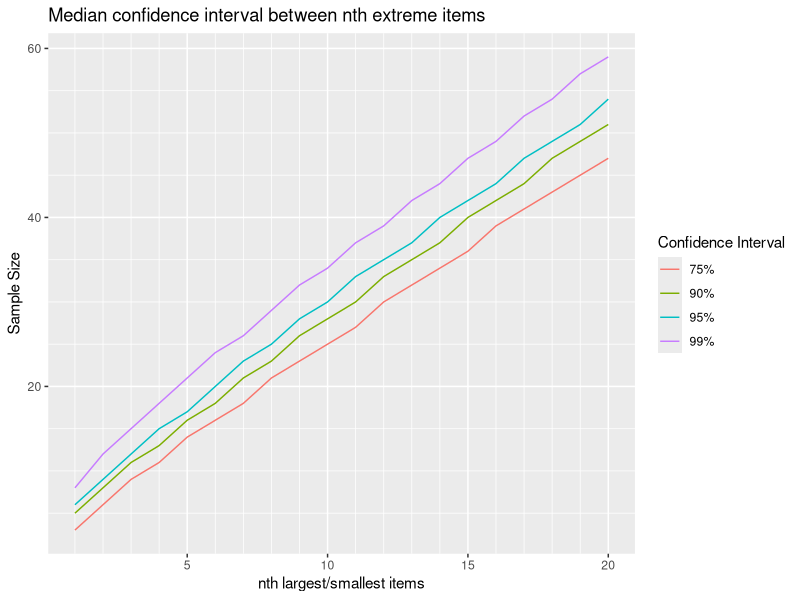
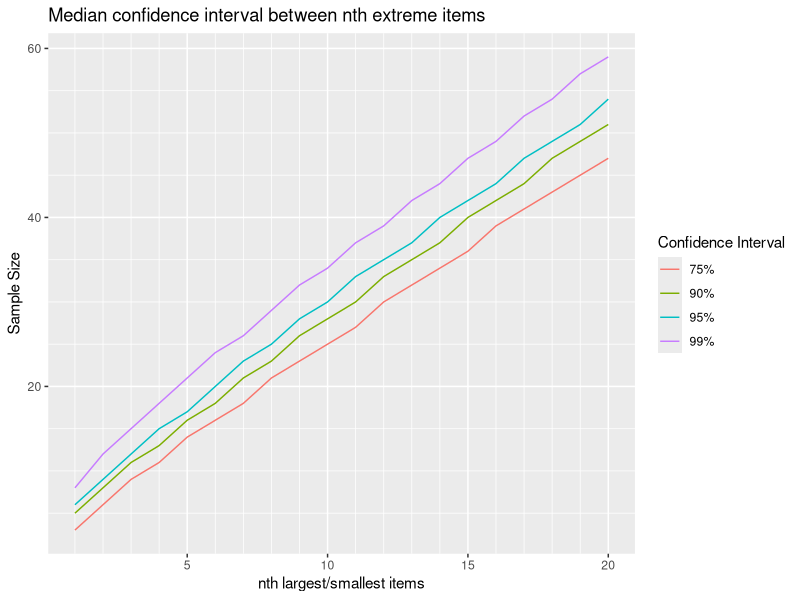

These charts were generated, in order, by the following R code: (Note: this script raises an error after producing the figures.)
# Exact calculation
ci_quantile_extreme <- function(num_samples, nth_smallest=1, nth_largest=1, quantile=0.5) {
    stopifnot(nth_largest + nth_smallest < num_samples)
    stopifnot((0 < quantile) && (quantile < 1))
    # Number of ways all but the nth largest values could be bigger than quantile
    freq_larger <- sum(choose(num_samples, seq(0, nth_largest - 1)))
    # Number of ways all but the nth smallest values could be bigger than quantile
    freq_smaller <- sum(choose(num_samples, seq(0, nth_smallest - 1)))
    1 - (freq_larger * quantile ^ num_samples + freq_smaller * (1 - quantile) ^num_samples)
}

# Test calculation with random sample
sample_quantile_extreme <- function(sample_size, nth_smallest, nth_largest, num_sample=10000, quantile=0.5) {
    distribution <- runif
    distribution_median <- quantile

    samples <- distribution(sample_size * num_sample)
    dim(samples) <- c(sample_size, num_sample)

    sorted_samples <- apply(samples, 2, sort)
    mean((sorted_samples[nth_smallest,] <= distribution_median) &
         (sorted_samples[sample_size+1-nth_largest,] >= distribution_median))
}


# Calculate the number of samples at nth largest to reach at least ci
median_extreme_samples_at_ci <- function(nth, ci=0.9) {
    sample_size <- 2*nth + 1
    while(ci_quantile_extreme(sample_size, nth, nth) < ci) {
        sample_size <- sample_size + 1
    }
    sample_size
}

# Generate a table of confidences
ci_median_extreme_table <- function(n_max=10, ci=0.9) {
    nth_largest <- seq(1, n_max)
    sample_size <- vapply(nth_largest,
                          function(n) median_extreme_samples_at_ci(n, ci),
                          double(1))
    confidence_interval <- mapply(ci_quantile_extreme, sample_size, nth_largest, nth_largest)

    data.frame(nth_largest, sample_size, confidence_interval, ci=ci)
}

# Power depends a lot on the distribution

df <- rbind(
ci_median_extreme_table(20, 0.75),
ci_median_extreme_table(20, 0.9),
ci_median_extreme_table(20, 0.95),
ci_median_extreme_table(20, 0.99)
)

df$confidence_interval = paste0(as.character(df$ci * 100), '%')

library(ggplot2)

ggplot(df, mapping=aes(nth_largest, sample_size, color=confidence_interval, group=confidence_interval)) +
    geom_line() +
    scale_x_continuous(minor_breaks=seq(1, 20)) +
    scale_y_continuous(minor_breaks=seq(0, 100, by=5)) +
    labs(x="nth largest/smallest items", y="Sample Size", color="Confidence Interval",
         title="Median confidence interval between nth extreme items")

ggsave('rule-of-n.png')

# Estimate first quartile?
# For max power do we try to max n_largest + n_smallest?
sample_quantile_extreme(20, 1, 11, 10000, 0.25)

sample_quantile_extreme(20, 2, 0, 10000, 0.25)
